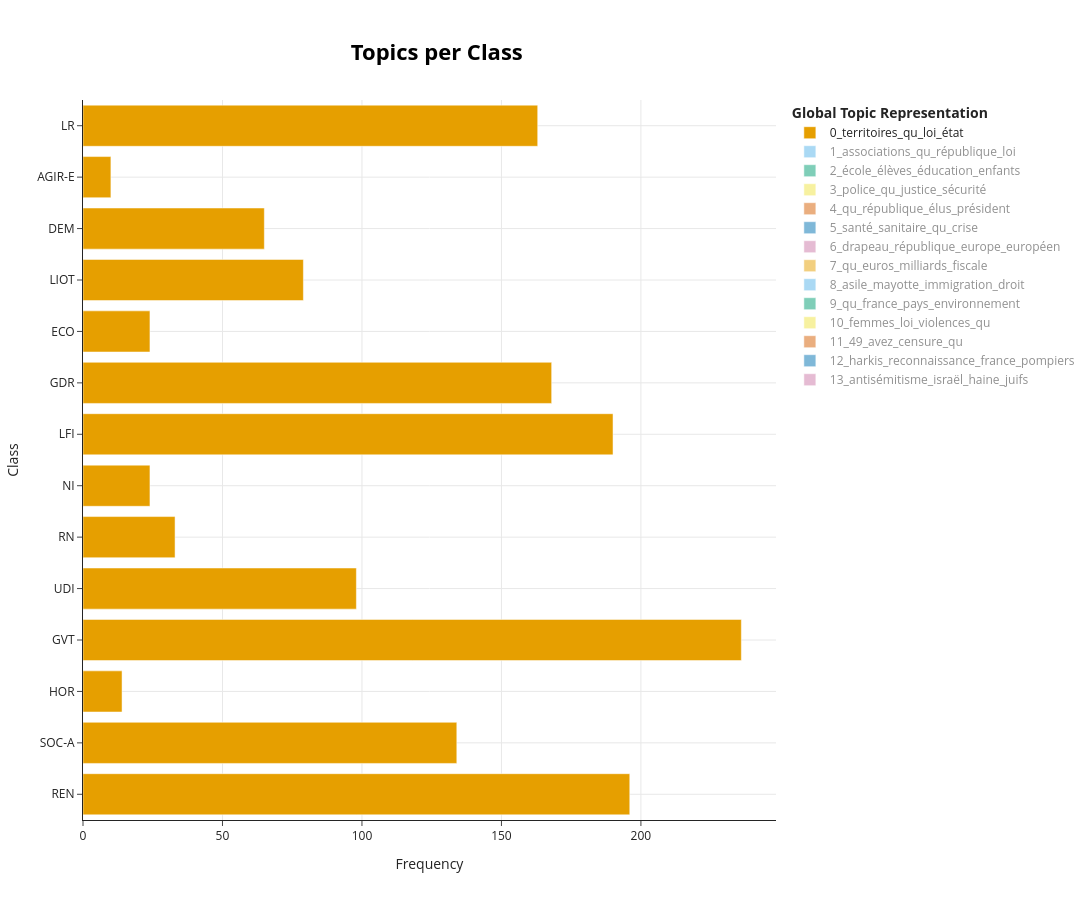

Notebook code cell kept with this figure:
### Code cell
fig_topics_per_class = topic_model.visualize_topics_per_class(
    topics_per_class, top_n_topics=15
)
fig_topics_per_class

### Figure 1 — Plotly figure (JSON) as saved in the notebook; plotly's stock layout.template omitted (floating-point values rounded to 4 significant figures)
{"data": [{"hoverinfo": "text", "hovertext": ["<b>Topic 0</b><br>Words: territoires, loi, qu, nouvelle, république", "<b>Topic 0</b><br>Words: territoires, qu, mer, loi, état", "<b>Topic 0</b><br>Words: territoires, horizons, langue, mer, groupe", "<b>Topic 0</b><br>Words: qu, territoires, loi, état, nouvelle", "<b>Topic 0</b><br>Words: nouvelle, calédonie, territoires, qu, loi", "<b>Topic 0</b><br>Words: mer, territoires, qu, france, nouvelle", "<b>Topic 0</b><br>Words: corse, territoires, qu, loi, république", "<b>Topic 0</b><br>Words: qu, loi, territoires, eau, état", "<b>Topic 0</b><br>Words: territoires, qu, loi, état, mer", "<b>Topic 0</b><br>Words: territoires, qu, service, état, bien", "<b>Topic 0</b><br>Words: territoires, langues, qu, corse, état", "<b>Topic 0</b><br>Words: territoires, loi, qu, mer, collectivités", "<b>Topic 0</b><br>Words: territoires, corse, territoire, république, qu", "<b>Topic 0</b><br>Words: territoires, qu, loi, état, république"], "marker": {"color": "#E69F00"}, "name": "0_territoires_qu_loi_état", "orientation": "h", "type": "bar", "visible": true, "x": [196, 134, 14, 236, 98, 33, 24, 190, 168, 24, 79, 65, 10, 163], "y": ["REN", "SOC-A", "HOR", "GVT", "UDI", "RN", "NI", "LFI", "GDR", "ECO", "LIOT", "DEM", "AGIR-E", "LR"]}, {"hoverinfo": "text", "hovertext": ["<b>Topic 1</b><br>Words: associations, qu, république, loi, engagement", "<b>Topic 1</b><br>Words: associations, qu, loi, république, laïcité", "<b>Topic 1</b><br>Words: associations, sport, république, engagement, loi", "<b>Topic 1</b><br>Words: associations, qu, loi, laïcité, république", "<b>Topic 1</b><br>Words: qu, associations, république, loi, engagement", "<b>Topic 1</b><br>Words: islamisme, république, loi, qu, associations", "<b>Topic 1</b><br>Words: laïcité, qu, loi, république, associations", "<b>Topic 1</b><br>Words: qu, associations, loi, laïcité, république", "<b>Topic 1</b><br>Words: associations, république, qu, laïcité, loi", "<b>Topic 1</b><br>Words: république, associations, qu, loi, jeunes", "<b>Topic 1</b><br>Words: associations, laïcité, république, loi, qu", "<b>Topic 1</b><br>Words: associations, qu, loi, république, engagement", "<b>Topic 1</b><br>Words: associations, sport, laïcité, loi, texte", "<b>Topic 1</b><br>Words: associations, république, qu, loi, laïcité"], "marker": {"color": "#56B4E9"}, "name": "1_associations_qu_république_loi", "orientation": "h", "type": "bar", "visible": "legendonly", "x": [265, 70, 7, 203, 26, 35, 13, 110, 56, 8, 26, 78, 28, 196], "y": ["REN", "SOC-A", "HOR", "GVT", "UDI", "RN", "NI", "LFI", "GDR", "ECO", "LIOT", "DEM", "AGIR-E", "LR"]}, {"hoverinfo": "text", "hovertext": ["<b>Topic 2</b><br>Words: école, élèves, enfants, éducation, scolaire", "<b>Topic 2</b><br>Words: école, élèves, enfants, éducation, scolaire", "<b>Topic 2</b><br>Words: école, élèves, éducation, classes, enseignants", "<b>Topic 2</b><br>Words: école, élèves, éducation, enfants, scolaire", "<b>Topic 2</b><br>Words: école, enfants, élèves, enseignement, éducation", "<b>Topic 2</b><br>Words: école, élèves, éducation, scolaire, uniforme", "<b>Topic 2</b><br>Words: école, enfants, éducation, uniforme, instruction", "<b>Topic 2</b><br>Words: école, directeurs, élèves, écologie, parents", "<b>Topic 2</b><br>Words: école, élèves, éducation, enfants, écoles", "<b>Topic 2</b><br>Words: école, enfants, élèves, éducation, scolaire", "<b>Topic 2</b><br>Words: école, élèves, éducation, scolaire, enseignants", "<b>Topic 2</b><br>Words: école, élèves, enfants, éducation, enseignement", "<b>Topic 2</b><br>Words: école, scolaire, enfants, élèves, éducation", "<b>Topic 2</b><br>Words: école, éducation, directeurs, enfants, élèves", "<b>Topic 2</b><br>Words: école, enfants, élèves, scolaire, éducation"], "marker": {"color": "#009E73"}, "name": "2_école_élèves_éducation_enfants", "orientation": "h", "type": "bar", "visible": "legendonly", "x": [150, 58, 11, 161, 32, 27, 6, 1, 115, 57, 9, 26, 49, 11, 99], "y": ["REN", "SOC-A", "HOR", "GVT", "UDI", "RN", "NI", "EDS", "LFI", "GDR", "ECO", "LIOT", "DEM", "AGIR-E", "LR"]}, {"hoverinfo": "text", "hovertext": ["<b>Topic 3</b><br>Words: sécurité, justice, police, loi, forces", "<b>Topic 3</b><br>Words: police, qu, presse, sécurité, loi", "<b>Topic 3</b><br>Words: forces, ordre, horizons, qu, récidive", "<b>Topic 3</b><br>Words: police, sécurité, policiers, qu, été", "<b>Topic 3</b><br>Words: police, état, qu, sécurité, ordre", "<b>Topic 3</b><br>Words: police, qu, policiers, justice, contre", "<b>Topic 3</b><br>Words: justice, qu, loi, internet, sécurité", "<b>Topic 3</b><br>Words: police, sécurité, texte, mesures, contre", "<b>Topic 3</b><br>Words: police, qu, justice, loi, état", "<b>Topic 3</b><br>Words: justice, police, qu, sécurité, état", "<b>Topic 3</b><br>Words: justice, peines, contre, police, qu", "<b>Topic 3</b><br>Words: police, presse, qu, loi, justice", "<b>Topic 3</b><br>Words: sécurité, qu, ordre, loi, forces", "<b>Topic 3</b><br>Words: sécurité, loi, police, qu, justice", "<b>Topic 3</b><br>Words: état, qu, loi, sécurité, justice"], "marker": {"color": "#F0E442"}, "name": "3_police_qu_justice_sécurité", "orientation": "h", "type": "bar", "visible": "legendonly", "x": [126, 36, 8, 185, 28, 25, 8, 2, 113, 65, 14, 14, 30, 18, 111], "y": ["REN", "SOC-A", "HOR", "GVT", "UDI", "RN", "NI", "EDS", "LFI", "GDR", "ECO", "LIOT", "DEM", "AGIR-E", "LR"]}, {"hoverinfo": "text", "hovertext": ["<b>Topic 4</b><br>Words: république, élus, qu, président, démocratie", "<b>Topic 4</b><br>Words: qu, république, président, assemblée, loi", "<b>Topic 4</b><br>Words: élus, qu, local, élu, cumul", "<b>Topic 4</b><br>Words: qu, république, président, élus, été", "<b>Topic 4</b><br>Words: qu, république, élus, président, parlement", "<b>Topic 4</b><br>Words: scrutin, république, élus, qu, politique", "<b>Topic 4</b><br>Words: république, ministre, intérieur, qu, président", "<b>Topic 4</b><br>Words: qu, peuple, république, président, été", "<b>Topic 4</b><br>Words: qu, république, pouvoir, président, élus", "<b>Topic 4</b><br>Words: qu, république, gouvernement, démocratie, pouvoir", "<b>Topic 4</b><br>Words: qu, élus, république, parlement, groupe", "<b>Topic 4</b><br>Words: république, qu, élus, démocratie, loi", "<b>Topic 4</b><br>Words: scrutin, français, assemblée, qu, élus", "<b>Topic 4</b><br>Words: république, qu, président, élus, démocratie"], "marker": {"color": "#D55E00"}, "name": "4_qu_république_élus_président", "orientation": "h", "type": "bar", "visible": "legendonly", "x": [65, 56, 7, 70, 32, 26, 5, 99, 57, 7, 18, 28, 6, 99], "y": ["REN", "SOC-A", "HOR", "GVT", "UDI", "RN", "NI", "LFI", "GDR", "ECO", "LIOT", "DEM", "AGIR-E", "LR"]}, {"hoverinfo": "text", "hovertext": ["<b>Topic 5</b><br>Words: santé, sanitaire, crise, qu, français", "<b>Topic 5</b><br>Words: santé, qu, médecins, crise, sanitaire", "<b>Topic 5</b><br>Words: santé, soins, système, professionnels, médecins", "<b>Topic 5</b><br>Words: santé, sanitaire, qu, été, personnes", "<b>Topic 5</b><br>Words: sanitaire, santé, handicap, qu, situation", "<b>Topic 5</b><br>Words: santé, sanitaire, français, qu, soignants", "<b>Topic 5</b><br>Words: sanitaire, qu, urgence, crise, santé", "<b>Topic 5</b><br>Words: tour, second, scrutin, démocratie, sanitaire", "<b>Topic 5</b><br>Words: santé, sanitaire, qu, faire, personnes", "<b>Topic 5</b><br>Words: santé, sanitaire, qu, crise, faire", "<b>Topic 5</b><br>Words: santé, qu, hôpital, public, charge", "<b>Topic 5</b><br>Words: sanitaire, santé, qu, urgence, gouvernement", "<b>Topic 5</b><br>Words: santé, sanitaire, qu, covid, été", "<b>Topic 5</b><br>Words: sanitaire, crise, qu, santé, virus", "<b>Topic 5</b><br>Words: santé, qu, sanitaire, état, été"], "marker": {"color": "#0072B2"}, "name": "5_santé_sanitaire_qu_crise", "orientation": "h", "type": "bar", "visible": "legendonly", "x": [45, 45, 5, 66, 24, 11, 17, 2, 78, 63, 4, 19, 22, 9, 80], "y": ["REN", "SOC-A", "HOR", "GVT", "UDI", "RN", "NI", "EDS", "LFI", "GDR", "ECO", "LIOT", "DEM", "AGIR-E", "LR"]}, {"hoverinfo": "text", "hovertext": ["<b>Topic 6</b><br>Words: drapeau, europe, république, européen, européenne", "<b>Topic 6</b><br>Words: république, drapeau, europe, droite, symboles", "<b>Topic 6</b><br>Words: drapeau, europe, tricolore, unité, européen", "<b>Topic 6</b><br>Words: république, extrême, droite, europe, drapeau", "<b>Topic 6</b><br>Words: bonaparte, comprenez, darmanin, considère, règlement", "<b>Topic 6</b><br>Words: drapeau, république, européenne, tricolore, france", "<b>Topic 6</b><br>Words: drapeau, européen, français, république, prix", "<b>Topic 6</b><br>Words: drapeau, république, europe, extrême, européen", "<b>Topic 6</b><br>Words: europe, république, européenne, drapeau, peuples", "<b>Topic 6</b><br>Words: droite, extrême, république, drapeau, qu", "<b>Topic 6</b><br>Words: contrat, avez, république, pavoiser, patriotiques", "<b>Topic 6</b><br>Words: république, ve, drapeau, républicain, europe", "<b>Topic 6</b><br>Words: europe, énergies, européenne, république, rêve", "<b>Topic 6</b><br>Words: drapeau, république, européen, europe, symboles"], "marker": {"color": "#CC79A7"}, "name": "6_drapeau_république_europe_européen", "orientation": "h", "type": "bar", "visible": "legendonly", "x": [60, 30, 3, 33, 4, 27, 4, 101, 31, 26, 2, 38, 3, 114], "y": ["REN", "SOC-A", "HOR", "GVT", "UDI", "RN", "NI", "LFI", "GDR", "ECO", "LIOT", "DEM", "AGIR-E", "LR"]}, {"hoverinfo": "text", "hovertext": ["<b>Topic 7</b><br>Words: fiscale, fraude, contre, qu, impôt", "<b>Topic 7</b><br>Words: euros, qu, sociale, milliards, travail", "<b>Topic 7</b><br>Words: fraude, euros, qu, fiscale, milliards", "<b>Topic 7</b><br>Words: fiscale, fraude, lutte, contre, euros", "<b>Topic 7</b><br>Words: milliards, fiscale, euros, fraude, qu", "<b>Topic 7</b><br>Words: fraude, fiscale, sociale, qu, euros", "<b>Topic 7</b><br>Words: finances, publiques, impôt, relance, entreprises", "<b>Topic 7</b><br>Words: qu, euros, milliards, impôt, fiscale", "<b>Topic 7</b><br>Words: euros, impôt, sociale, milliards, fiscale", "<b>Topic 7</b><br>Words: fraude, qu, sociale, fiscale, milliards", "<b>Topic 7</b><br>Words: milliards, euros, pib, finances, fraude", "<b>Topic 7</b><br>Words: fraude, fiscale, contre, entreprises, qu", "<b>Topic 7</b><br>Words: milliards, qu, euros, entreprises, travail"], "marker": {"color": "#E69F00"}, "name": "7_qu_euros_milliards_fiscale", "orientation": "h", "type": "bar", "visible": "legendonly", "x": [39, 45, 34, 4, 12, 6, 1, 140, 87, 14, 12, 21, 41], "y": ["REN", "SOC-A", "GVT", "UDI", "RN", "NI", "EDS", "LFI", "GDR", "ECO", "LIOT", "DEM", "LR"]}, {"hoverinfo": "text", "hovertext": ["<b>Topic 8</b><br>Words: asile, mayotte, immigration, intégration, droit", "<b>Topic 8</b><br>Words: asile, mayotte, immigration, droit, migrants", "<b>Topic 8</b><br>Words: asile, immigration, étrangers, expulsion, france", "<b>Topic 8</b><br>Words: asile, mayotte, immigration, étrangers, intégration", "<b>Topic 8</b><br>Words: asile, mayotte, droit, qu, france", "<b>Topic 8</b><br>Words: mayotte, immigration, étrangers, asile, france", "<b>Topic 8</b><br>Words: émigration, richesse, immigration, étranger, circonscription", "<b>Topic 8</b><br>Words: mayotte, asile, qu, droit, rétention", "<b>Topic 8</b><br>Words: mayotte, asile, france, droits, droit", "<b>Topic 8</b><br>Words: pays, immigration, qu, asile, france", "<b>Topic 8</b><br>Words: mayotte, asile, immigration, france, comores", "<b>Topic 8</b><br>Words: asile, mayotte, intégration, immigration, droit", "<b>Topic 8</b><br>Words: droit, asile, étranger, humanistes, régulière", "<b>Topic 8</b><br>Words: mayotte, asile, immigration, droit, étrangers"], "marker": {"color": "#56B4E9"}, "name": "8_asile_mayotte_immigration_droit", "orientation": "h", "type": "bar", "visible": "legendonly", "x": [69, 19, 8, 68, 11, 17, 1, 55, 18, 7, 21, 26, 2, 128], "y": ["REN", "SOC-A", "HOR", "GVT", "UDI", "RN", "NI", "LFI", "GDR", "ECO", "LIOT", "DEM", "AGIR-E", "LR"]}, {"hoverinfo": "text", "hovertext": ["<b>Topic 9</b><br>Words: france, environnement, pays, qu, république", "<b>Topic 9</b><br>Words: qu, agriculture, loi, monde, agricole", "<b>Topic 9</b><br>Words: africains, afrique, pays, france, continent", "<b>Topic 9</b><br>Words: qu, armées, militaire, défense, france", "<b>Topic 9</b><br>Words: agriculture, agriculteurs, agricole, qu, armées", "<b>Topic 9</b><br>Words: agricole, soviétique, armées, agriculteurs, qu", "<b>Topic 9</b><br>Words: environnement, constitution, ukraine, article, amendement", "<b>Topic 9</b><br>Words: qu, défense, france, otan, militaire", "<b>Topic 9</b><br>Words: qu, otan, france, défense, environnement", "<b>Topic 9</b><br>Words: écologique, climatique, qu, pays, vols", "<b>Topic 9</b><br>Words: macédoine, environnement, égarement, qu, écologique", "<b>Topic 9</b><br>Words: qu, pays, france, environnement, français", "<b>Topic 9</b><br>Words: progrès, écologie, environnement, écologique, agriculture", "<b>Topic 9</b><br>Words: environnement, qu, énergétique, france, agriculture"], "marker": {"color": "#009E73"}, "name": "9_qu_france_pays_environnement", "orientation": "h", "type": "bar", "visible": "legendonly", "x": [69, 51, 4, 82, 9, 6, 17, 51, 22, 15, 12, 20, 6, 31], "y": ["REN", "SOC-A", "HOR", "GVT", "UDI", "RN", "NI", "LFI", "GDR", "ECO", "LIOT", "DEM", "AGIR-E", "LR"]}, {"hoverinfo": "text", "hovertext": ["<b>Topic 10</b><br>Words: femmes, loi, égalité, qu, droit", "<b>Topic 10</b><br>Words: femmes, qu, loi, droit, violences", "<b>Topic 10</b><br>Words: femmes, feuillet, fonction, laure, publique", "<b>Topic 10</b><br>Words: femmes, violences, loi, qu, égalité", "<b>Topic 10</b><br>Words: femmes, ivg, clause, qu, conscience", "<b>Topic 10</b><br>Words: femmes, ivg, loi, qu, droit", "<b>Topic 10</b><br>Words: constitution, femmes, viol, qu, droit", "<b>Topic 10</b><br>Words: filiation, femmes, sexuelle, égalité, enfants", "<b>Topic 10</b><br>Words: femmes, droit, qu, égalité, loi", "<b>Topic 10</b><br>Words: femmes, violences, loi, qu, enfant", "<b>Topic 10</b><br>Words: femmes, ivg, droit, avortement, grossesse", "<b>Topic 10</b><br>Words: femmes, loi, qu, proposition, thérapies", "<b>Topic 10</b><br>Words: femmes, violences, loi, qu, droit", "<b>Topic 10</b><br>Words: mari, masson, éric, coups, aspergée", "<b>Topic 10</b><br>Words: femmes, loi, qu, violences, enfant"], "marker": {"color": "#F0E442"}, "name": "10_femmes_loi_violences_qu", "orientation": "h", "type": "bar", "visible": "legendonly", "x": [64, 37, 3, 64, 7, 13, 8, 7, 42, 26, 6, 8, 21, 1, 42], "y": ["REN", "SOC-A", "HOR", "GVT", "UDI", "RN", "NI", "EDS", "LFI", "GDR", "ECO", "LIOT", "DEM", "AGIR-E", "LR"]}, {"hoverinfo": "text", "hovertext": ["<b>Topic 11</b><br>Words: censure, motion, majorité, avez, qu", "<b>Topic 11</b><br>Words: 49, avez, qu, censure, assemblée", "<b>Topic 11</b><br>Words: censure, motion, plfss, majorité, 49", "<b>Topic 11</b><br>Words: censure, motion, gouvernement, 49, avez", "<b>Topic 11</b><br>Words: qu, avez, débat, texte, république", "<b>Topic 11</b><br>Words: censure, français, 49, avez, motion", "<b>Topic 11</b><br>Words: 49, avez, français, censure, qu", "<b>Topic 11</b><br>Words: 49, qu, avez, gouvernement, faire", "<b>Topic 11</b><br>Words: 49, avez, qu, majorité, motion", "<b>Topic 11</b><br>Words: 49, démocratie, avez, qu, gouvernement", "<b>Topic 11</b><br>Words: 49, avez, censure, gouvernement, qu", "<b>Topic 11</b><br>Words: censure, motion, qu, avez, collègues", "<b>Topic 11</b><br>Words: avez, qu, majorité, gouvernement, 49"], "marker": {"color": "#D55E00"}, "name": "11_49_avez_censure_qu", "orientation": "h", "type": "bar", "visible": "legendonly", "x": [22, 26, 9, 26, 8, 18, 13, 67, 35, 19, 14, 22, 41], "y": ["REN", "SOC-A", "HOR", "GVT", "UDI", "RN", "NI", "LFI", "GDR", "ECO", "LIOT", "DEM", "LR"]}, {"hoverinfo": "text", "hovertext": ["<b>Topic 12</b><br>Words: harkis, pompiers, reconnaissance, france, sapeurs", "<b>Topic 12</b><br>Words: réparation, reconnaissance, france, harkis, qu", "<b>Topic 12</b><br>Words: victimes, france, mémoire, histoire, homosexualité", "<b>Topic 12</b><br>Words: harkis, reconnaissance, mémoire, réparation, pompiers", "<b>Topic 12</b><br>Words: harkis, pompiers, histoire, france, sapeurs", "<b>Topic 12</b><br>Words: combattants, anciens, nation, mémoire, histoire", "<b>Topic 12</b><br>Words: pompiers, histoire, reconnaissance, sapeurs, france", "<b>Topic 12</b><br>Words: combattants, anciens, combattant, guerre, reconnaissance", "<b>Topic 12</b><br>Words: histoire, restitution, restes, qu, passé", "<b>Topic 12</b><br>Words: pompiers, harkis, sapeurs, reconnaissance, arméniens", "<b>Topic 12</b><br>Words: mémoire, combattants, reconnaissance, guerre, france", "<b>Topic 12</b><br>Words: sapeurs, pompiers, groupe, agir, ensemble", "<b>Topic 12</b><br>Words: arménie, france, pompiers, harkis, qu"], "marker": {"color": "#0072B2"}, "name": "12_harkis_reconnaissance_france_pompiers", "orientation": "h", "type": "bar", "visible": "legendonly", "x": [36, 20, 3, 38, 8, 5, 14, 16, 5, 10, 14, 3, 27], "y": ["REN", "SOC-A", "HOR", "GVT", "UDI", "RN", "LFI", "GDR", "ECO", "LIOT", "DEM", "AGIR-E", "LR"]}, {"hoverinfo": "text", "hovertext": ["<b>Topic 13</b><br>Words: antisémitisme, israël, haine, juifs, antisémites", "<b>Topic 13</b><br>Words: antisémitisme, qu, contre, israël, racisme", "<b>Topic 13</b><br>Words: antisémitisme, israël, haine, hamas, contre", "<b>Topic 13</b><br>Words: antisémitisme, contre, actes, antisémites, haine", "<b>Topic 13</b><br>Words: antisémitisme, israël, juifs, juif, haine", "<b>Topic 13</b><br>Words: israël, antisémitisme, juifs, antisémites, contre", "<b>Topic 13</b><br>Words: israël, hamas, antisémitisme, gauche, qu", "<b>Topic 13</b><br>Words: antisémitisme, racisme, israël, raciste, actes", "<b>Topic 13</b><br>Words: antisémitisme, israël, résolution, racisme, apartheid", "<b>Topic 13</b><br>Words: antisémitisme, paix, israël, haine, france", "<b>Topic 13</b><br>Words: antisémitisme, juifs, france, israël, sandler", "<b>Topic 13</b><br>Words: antisémitisme, racisme, haine, contre, qu", "<b>Topic 13</b><br>Words: antisémitisme, république, nationalisme, société, vent", "<b>Topic 13</b><br>Words: israël, antisémitisme, haine, juifs, juif"], "marker": {"color": "#CC79A7"}, "name": "13_antisémitisme_israël_haine_juifs", "orientation": "h", "type": "bar", "visible": "legendonly", "x": [26, 13, 5, 37, 11, 6, 2, 7, 3, 5, 3, 6, 1, 18], "y": ["REN", "SOC-A", "HOR", "GVT", "UDI", "RN", "NI", "LFI", "GDR", "ECO", "LIOT", "DEM", "AGIR-E", "LR"]}], "layout": {"height": 900, "hoverlabel": {"bgcolor": "white", "font": {"family": "Rockwell", "size": 16}}, "legend": {"title": {"text": "<b>Global Topic Representation"}}, "title": {"font": {"color": "Black", "size": 22}, "text": "<b>Topics per Class</b>", "x": 0.4, "xanchor": "center", "y": 0.95, "yanchor": "top"}, "width": 1250, "xaxis": {"showgrid": true, "title": {"text": "Frequency"}}, "yaxis": {"showgrid": true, "title": {"text": "Class"}}}}
